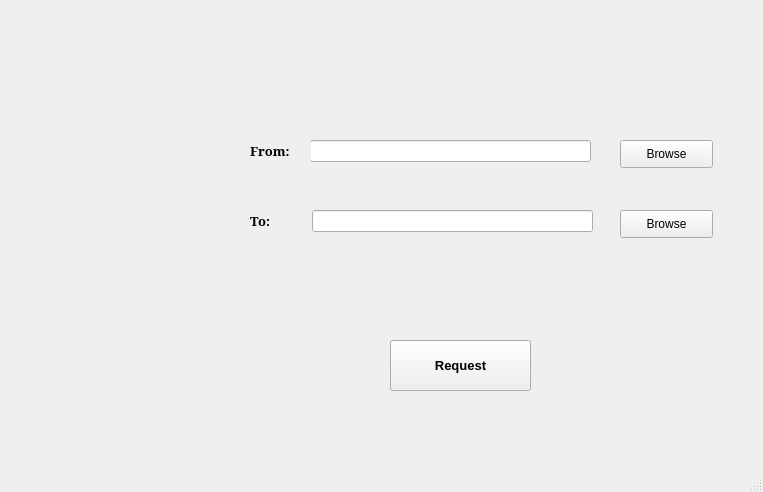
<?xml version="1.0" encoding="UTF-8"?>
<ui version="4.0">
 <class>MainWindow</class>
 <widget class="QMainWindow" name="MainWindow">
  <property name="geometry">
   <rect>
    <x>0</x>
    <y>0</y>
    <width>763</width>
    <height>492</height>
   </rect>
  </property>
  <property name="windowTitle">
   <string>MainWindow</string>
  </property>
  <widget class="QWidget" name="centralwidget">
   <widget class="QLabel" name="label_2">
    <property name="geometry">
     <rect>
      <x>250</x>
      <y>210</y>
      <width>61</width>
      <height>21</height>
     </rect>
    </property>
    <property name="font">
     <font>
      <family>Zar</family>
      <pointsize>10</pointsize>
      <weight>75</weight>
      <bold>true</bold>
     </font>
    </property>
    <property name="autoFillBackground">
     <bool>true</bool>
    </property>
    <property name="text">
     <string>To:</string>
    </property>
    <property name="alignment">
     <set>Qt::AlignLeading|Qt::AlignLeft|Qt::AlignVCenter</set>
    </property>
   </widget>
   <widget class="QPushButton" name="Browse1">
    <property name="geometry">
     <rect>
      <x>620</x>
      <y>140</y>
      <width>93</width>
      <height>28</height>
     </rect>
    </property>
    <property name="font">
     <font>
      <pointsize>9</pointsize>
      <weight>50</weight>
      <bold>false</bold>
     </font>
    </property>
    <property name="text">
     <string>Browse</string>
    </property>
   </widget>
   <widget class="QLineEdit" name="lineEdit">
    <property name="geometry">
     <rect>
      <x>310</x>
      <y>140</y>
      <width>281</width>
      <height>22</height>
     </rect>
    </property>
   </widget>
   <widget class="QLabel" name="label1">
    <property name="geometry">
     <rect>
      <x>250</x>
      <y>140</y>
      <width>61</width>
      <height>21</height>
     </rect>
    </property>
    <property name="font">
     <font>
      <family>Zar</family>
      <pointsize>10</pointsize>
      <weight>75</weight>
      <bold>true</bold>
     </font>
    </property>
    <property name="autoFillBackground">
     <bool>true</bool>
    </property>
    <property name="text">
     <string>From:</string>
    </property>
    <property name="alignment">
     <set>Qt::AlignLeading|Qt::AlignLeft|Qt::AlignVCenter</set>
    </property>
   </widget>
   <widget class="QPushButton" name="Browse2">
    <property name="geometry">
     <rect>
      <x>620</x>
      <y>210</y>
      <width>93</width>
      <height>28</height>
     </rect>
    </property>
    <property name="font">
     <font>
      <pointsize>9</pointsize>
     </font>
    </property>
    <property name="text">
     <string>Browse</string>
    </property>
   </widget>
   <widget class="QLineEdit" name="lineEdit_2">
    <property name="geometry">
     <rect>
      <x>312</x>
      <y>210</y>
      <width>281</width>
      <height>22</height>
     </rect>
    </property>
   </widget>
   <widget class="QPushButton" name="Request">
    <property name="geometry">
     <rect>
      <x>390</x>
      <y>340</y>
      <width>141</width>
      <height>51</height>
     </rect>
    </property>
    <property name="font">
     <font>
      <family>MS Shell Dlg 2</family>
      <pointsize>10</pointsize>
      <weight>75</weight>
      <bold>true</bold>
     </font>
    </property>
    <property name="text">
     <string>Request</string>
    </property>
   </widget>
   <widget class="QLabel" name="label">
    <property name="geometry">
     <rect>
      <x>10</x>
      <y>10</y>
      <width>221</width>
      <height>471</height>
     </rect>
    </property>
    <property name="text">
     <string/>
    </property>
    <property name="pixmap">
     <pixmap>Logo.jpg</pixmap>
    </property>
    <property name="scaledContents">
     <bool>true</bool>
    </property>
   </widget>
  </widget>
  <widget class="QStatusBar" name="statusbar"/>
 </widget>
 <resources/>
 <connections>
  <connection>
   <sender>Browse1</sender>
   <signal>clicked()</signal>
   <receiver>Browse1</receiver>
   <slot>deleteLater()</slot>
   <hints>
    <hint type="sourcelabel">
     <x>556</x>
     <y>253</y>
    </hint>
    <hint type="destinationlabel">
     <x>556</x>
     <y>253</y>
    </hint>
   </hints>
  </connection>
  <connection>
   <sender>Browse2</sender>
   <signal>clicked()</signal>
   <receiver>Browse2</receiver>
   <slot>deleteLater()</slot>
   <hints>
    <hint type="sourcelabel">
     <x>556</x>
     <y>323</y>
    </hint>
    <hint type="destinationlabel">
     <x>556</x>
     <y>323</y>
    </hint>
   </hints>
  </connection>
 </connections>
</ui>
